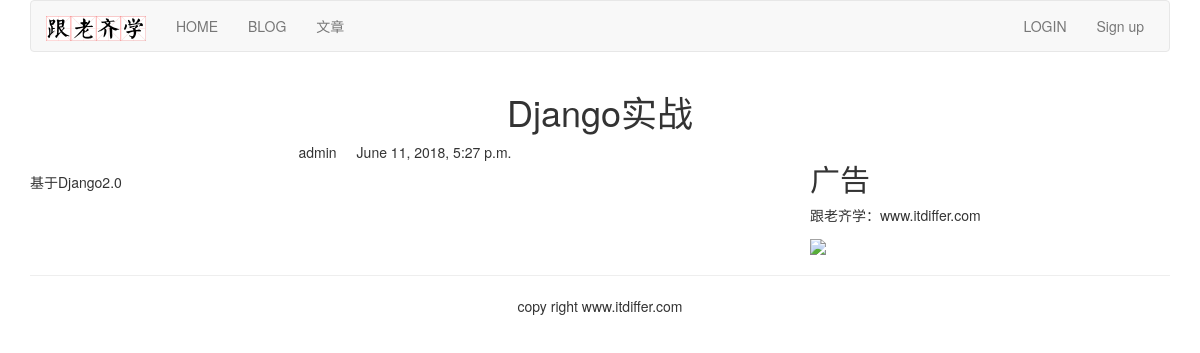
The app's page /blog/2/ with its own data.
### blog/models.py (models this page shows, shortened)
class BlogArticles(models.Model):
    title = models.CharField(max_length=300)    #①
    author = models.ForeignKey(User, on_delete=models.CASCADE, related_name="blog_posts")    #②
    body = models.TextField()
    publish = models.DateTimeField(default=timezone.now)
    class Meta:    #③
        ordering = ("-publish",)

### blog/views.py (the view)
# urls.py: path('<int:article_id>/', views.blog_article, name='blog_article'),
def blog_article(request, article_id):    #①
    article = get_object_or_404(BlogArticles, id=article_id)
    pub = article.publish
    return render(request, "blog/content.html", {"article":article, "publish":pub })

### templates/blog/content.html (shortened to what this page needs)
{% extends "base.html" %}
{% block content %}
<div class="row text-center vertical-middle-sm">
    <h1>{{ article.title }}</h1>
</div>
<div class="row">
    <div class="col-xs-12 col-md-8">
        <p class="text-center"><span>{{ article.author.username }}</span><span style="margin-left:20px">{{ publish }}</span></p>
<div>{{ article.body }}</div>
</div>
    <div class="col-xs-6 col-md-4">
        <h2>广告</h2>
        <p>跟老齐学：www.itdiffer.com</p>
        <img width="200px" src="https://raw.githubusercontent.com/qiwsir/DjangoPracticeProject/master/python-book2.png">
    </div>
</div>
{% endblock %}

### records on screen
BlogArticles: title "Django实战", author.username "admin", publish "June 11, 2018, 5:27 p.m.", body "基于Django2.0"
